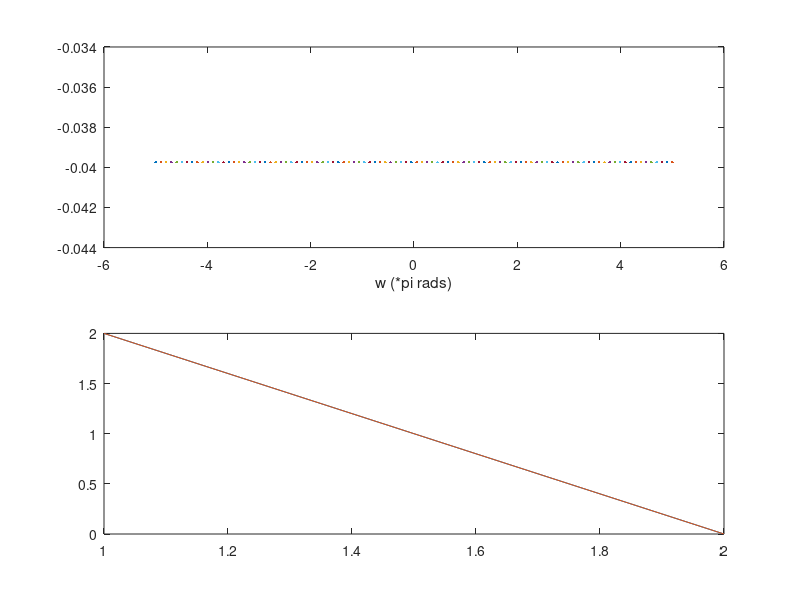

Reproduce this figure in MATLAB.
N = 10;
t = [0, N - 1];
s = ones(length(t));

w = linspace(-5, 5);
X = sin(w*N / 2) / sin(w / 2);

subplot(2, 1, 1);
plot(w, X);
xlabel('w (*pi rads)');

subplot(2, 1, 2);
plot(abs(fft(s)));

